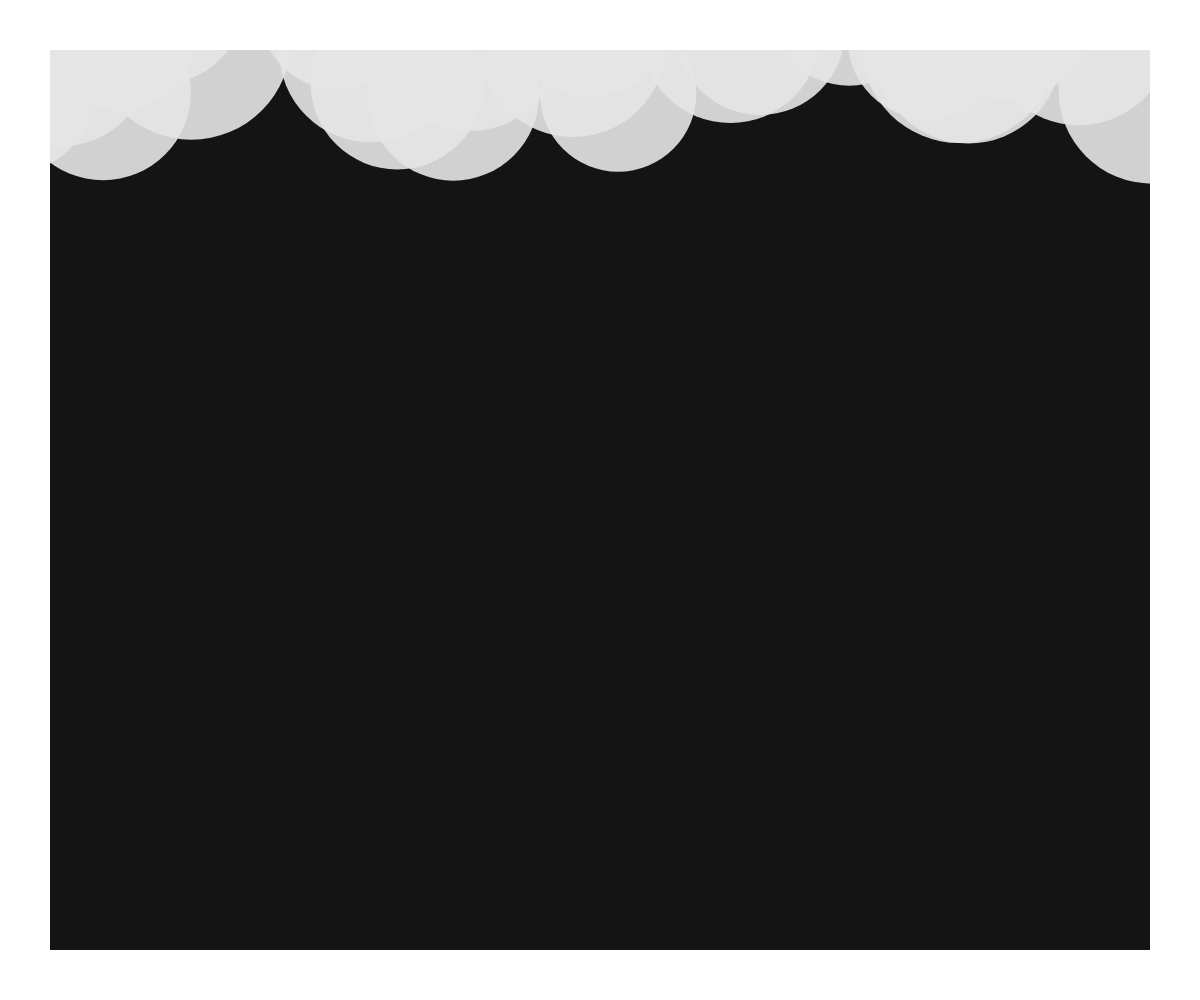
Frame 1 (no input)
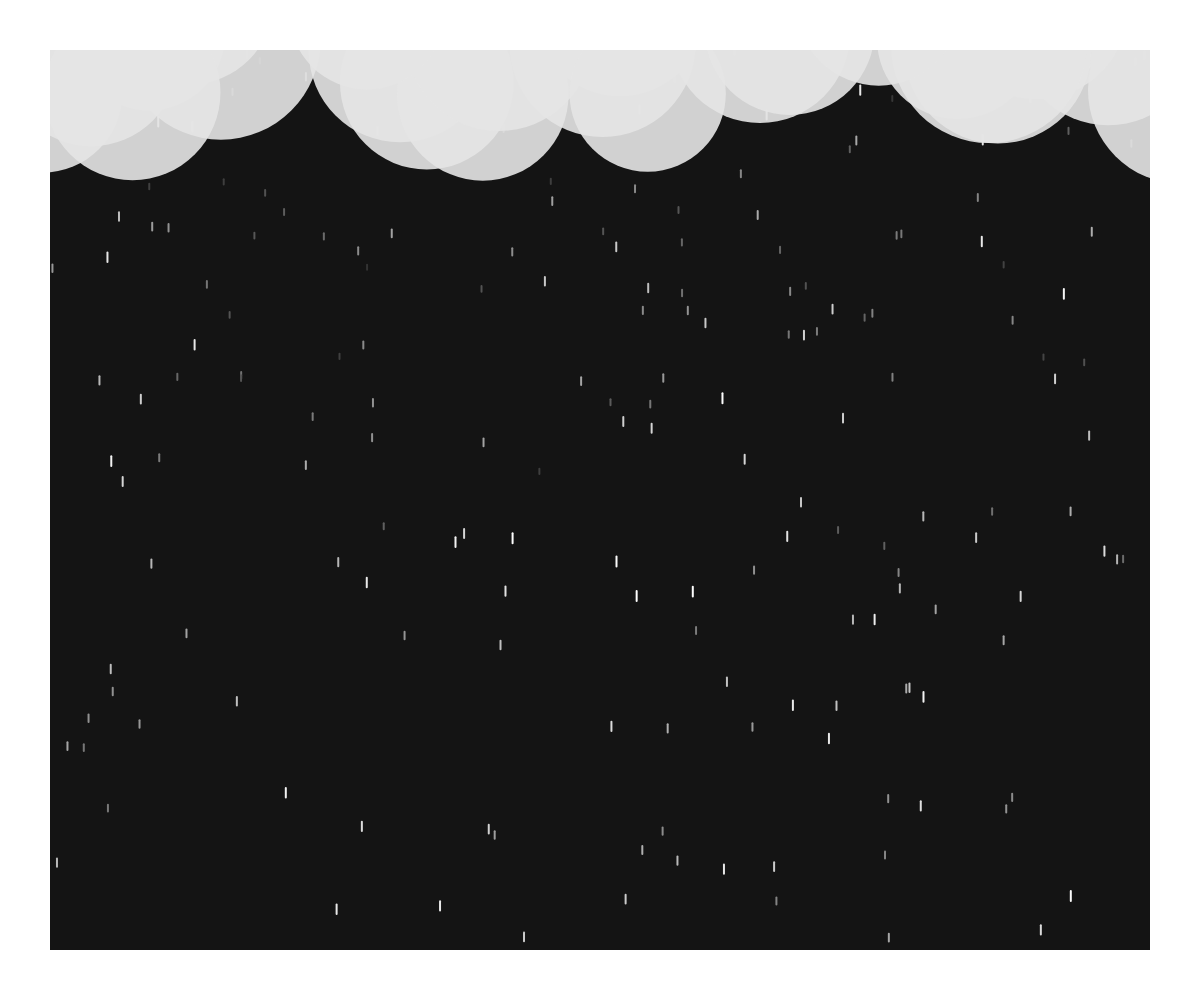
Frame 60 (no input)
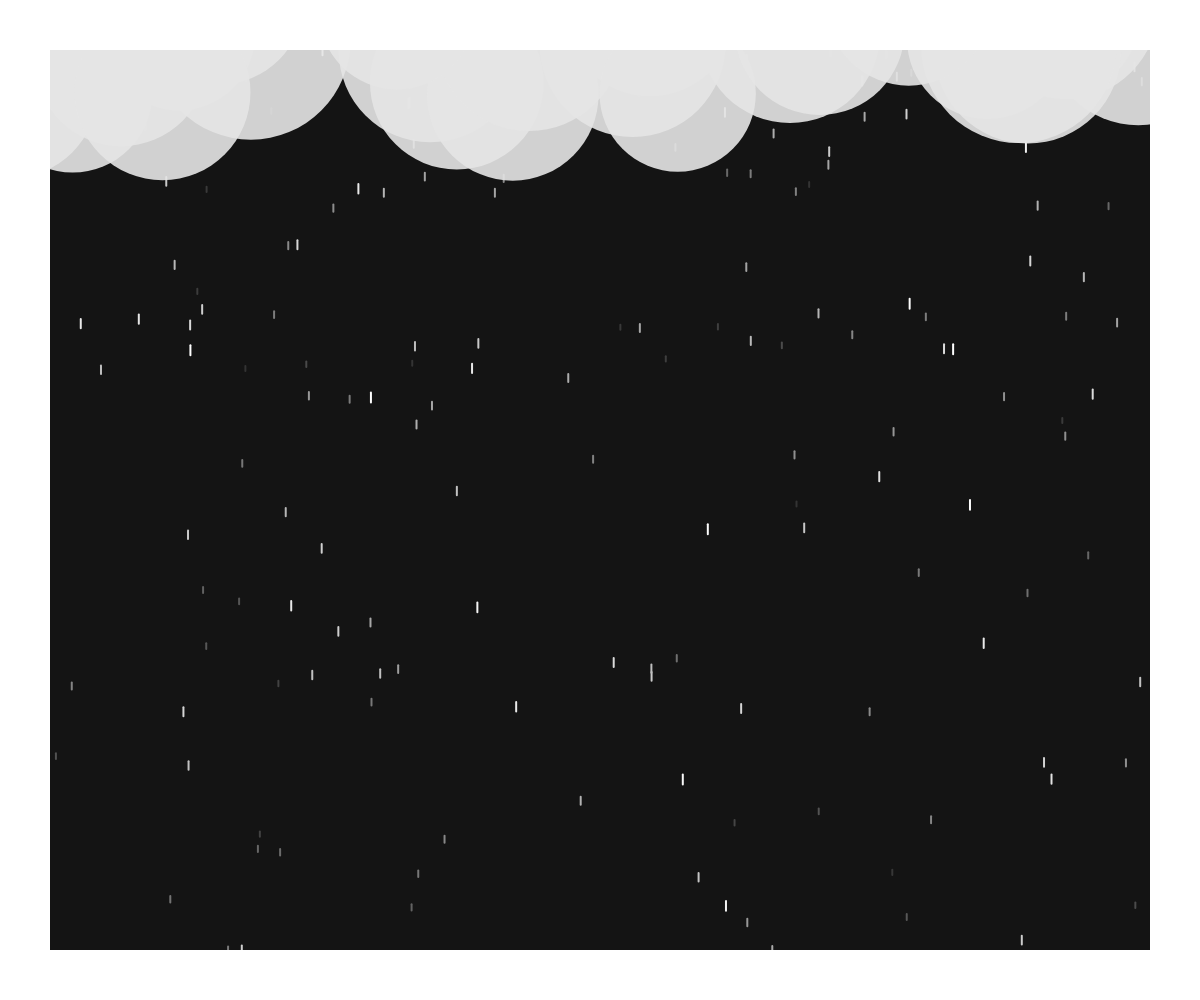
Frame 120 (the mouse pressed at the canvas centre since frame 60)

The p5.js sketch that drew these frames (run headless with seeded random() and noise() and a simulated clock; from frame 60 on, the mouse is pressed at the canvas centre):

// p5.js sketch
// ── sketch.js
let rain=[];
const g=0.03;
let noOfRainDrop=400;
let noOfCloud=(innerWidth*2)/100;
let clouds=[];
let speed=3

function setup() {
    createCanvas(innerWidth,innerHeight)

    init()
}

function draw() {
    background(20)
    for(let i=0;i<noOfRainDrop;i++){
        rain[i].update();
    }
    for(let i=0;i<noOfCloud;i++){
        clouds[i].update();
    }
    stroke(255)
    strokeWeight(100)
    noFill()
    rect(0,0,innerWidth,innerHeight)
}
function init(){
    for(let i=0;i<noOfRainDrop;i++){
        rain.push(new drop(random(innerWidth),random(-innerHeight,0),5,random(0,20)))
    }
    for(let i=0;i<noOfCloud;i++){
        clouds.push(new cloud(random(0,innerWidth),random(0,100),random(150,200)))
    }
}
// ── objects.js
function  drop(x,y,len,z){
    this.x=x;
    this.y=y;
    this.len=map(z,0,20,5,10);
    this.speed=map(z,0,20,2,5);
    this.depth=map(z,0,20,50,255)
    this.g=map(z,0,20,0.2,0.8)
    this.draw=()=>{
        if(this.y>0){
            stroke(this.depth)
            strokeWeight(2)
            line(this.x,this.y,this.x,this.y+this.len)
        }
        
    }
    this.update=()=>{
        if(this.y<0){
            this.y+=this.speed;
            //console.log(this.y);
            
        }
        if(this.y>0 && this.y<innerHeight){
            this.speed+=this.g;
            this.y+=this.speed;
            
        }
        else{
            this.speed=map(z,0,25,1,4);
            this.y=random(-100,0);
            this.x=random(0,innerWidth)
        }
        this.draw();
    }
}
function  cloud(x,y,rad){
    this.x=x;
    this.y=y;
    this.rad=rad;
    this.speed=0.5;
    this.draw=()=>{
        if(this.x>0){
            fill("rgba(230,230,230,0.9)")
            noStroke()
            circle(this.x,this.y,this.rad)
        }
            
        
    }
    this.update=()=>{
        
        if(this.x<innerWidth){
            this.x+=this.speed;
            
        }
        else{
            this.speed=0.5;
            this.x=0;
            this.y=random(0,100);
            this.rad=random(150,200);
        }
        this.draw();
    }
}
